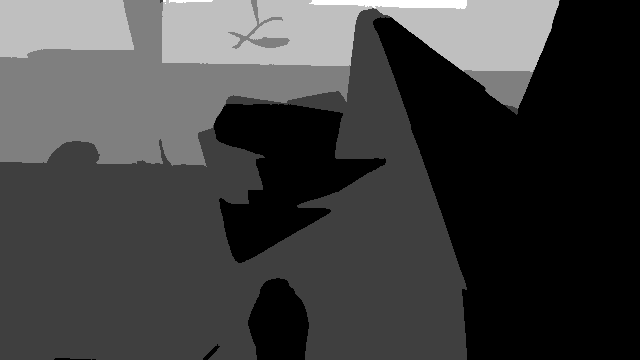
#> input picture src/FoundationStereo/demo_data_for_pose/move_cam/depth/000000.png, 640 x 360 px; its folder holds only this picture in this run
$ python zero_depth_ge_threshold.py
#> lines starting #> are read from the running program, lines starting #| are printed output that depends on the picture; after the words box and inside, x2 and y2 are one past the last pixel; in counts of white or black regions, pixels touching at a corner belong together
#!/usr/bin/env python3
import argparse
from pathlib import Path
import numpy as np


def read_u16(path: Path) -> np.ndarray:
    # Try OpenCV
    try:
        import cv2  # type: ignore
        arr = cv2.imread(str(path), cv2.IMREAD_UNCHANGED)
#> arr is the input picture: shape (360, 640) uint16; min 281, max 1321, mean 634.3
        if arr is not None and arr.dtype == np.uint16:
            return arr
    except Exception:
        pass
    # Try Pillow
    try:
        from PIL import Image  # type: ignore
        arr = np.array(Image.open(str(path)))
        if arr.dtype == np.uint16:
            return arr
    except Exception:
        pass
    # Try imageio
    try:
        import imageio.v3 as iio  # type: ignore
        arr = iio.imread(str(path))
        if arr.dtype == np.uint16:
            return arr
    except Exception:
        pass
    raise RuntimeError(f"Failed to read uint16 PNG: {path}")


def write_u16(path: Path, arr: np.ndarray) -> None:
    if arr.dtype != np.uint16:
        arr = arr.astype(np.uint16)
    # Try OpenCV
    try:
        import cv2  # type: ignore
        if cv2.imwrite(str(path), arr):
            return
    except Exception:
        pass
    # Try Pillow
    try:
        from PIL import Image  # type: ignore
        Image.fromarray(arr, mode="I;16").save(str(path))
        return
    except Exception:
        pass
    # Try imageio
    try:
        import imageio.v3 as iio  # type: ignore
        iio.imwrite(str(path), arr)
        return
    except Exception:
        pass
    raise RuntimeError(f"Failed to write uint16 PNG: {path}")


def process_dir(depth_dir: Path, threshold: int, dry_run: bool) -> None:
    files = sorted([p for p in depth_dir.iterdir() if p.suffix.lower() == ".png"])
    if not files:
        print(f"No PNG files in {depth_dir}")
        return
    changed = 0
    total = 0
    for p in files:
        total += 1
        arr = read_u16(p)
        if arr.ndim != 2:
            print(f"Skip non-2D image: {p}")
            continue
        mask = arr >= threshold
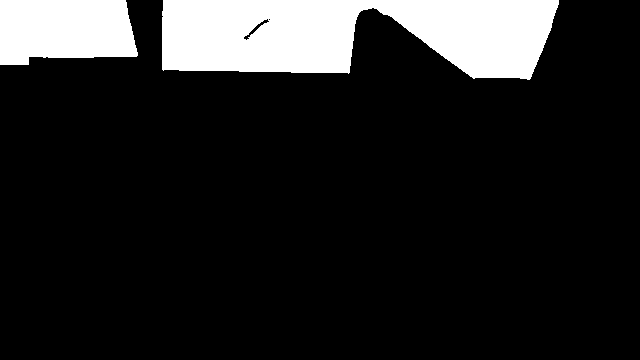
#> mask: shape (360, 640) bool; 13.7% white; 2 white regions, box (x1, y1, x2, y2) and area: (162, 0, 559, 80) 23791, (0, 0, 138, 65) 7802
        if not np.any(mask):
            continue
        new_arr = arr.copy()
        new_arr[mask] = 0
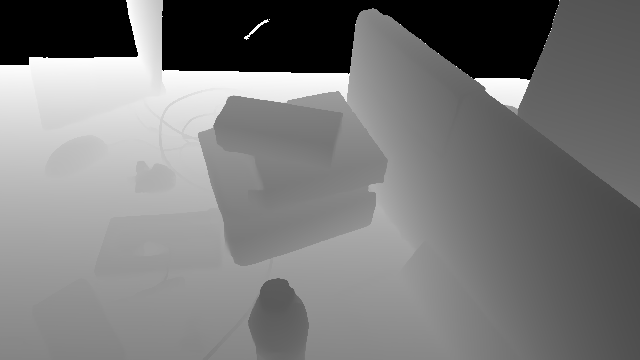
#> new_arr: shape (360, 640) uint16; 13.71% of pixels changed, all inside (x1, y1, x2, y2) = (0, 0, 559, 80); drawn with min black and max white
        if dry_run:
            cnt = int(mask.sum())
            print(f"DRY-RUN would zero {cnt} px in {p.name}")
        else:
            write_u16(p, new_arr)
            cnt = int(mask.sum())
#> cnt = 31593
            print(f"Zeroed {cnt} px in {p.name}")
#| Zeroed 31593 px in 000000.png
            changed += 1
    print(f"Done. Processed {total} files, modified {changed} files.")


def main():
    repo_root = Path(__file__).resolve().parents[1]
    default_dir = repo_root / "data" / "20251030_113006" / "depth"

    ap = argparse.ArgumentParser(description="Set depth values >= threshold to 0 for all PNGs in a directory.")
    ap.add_argument("--depth-dir", type=str, default=str(default_dir), help="Directory containing depth PNGs")
    ap.add_argument("--threshold", type=int, default=1000, help="Threshold (inclusive). Values >= threshold become 0")
    ap.add_argument("--dry-run", action="store_true", help="Do not write files, only report changes")
    args = ap.parse_args()

    depth_dir = Path(args.depth_dir).expanduser().resolve()
    if not depth_dir.exists() or not depth_dir.is_dir():
        raise FileNotFoundError(f"Depth directory not found: {depth_dir}")

    process_dir(depth_dir, args.threshold, args.dry_run)


if __name__ == "__main__":
    main()
